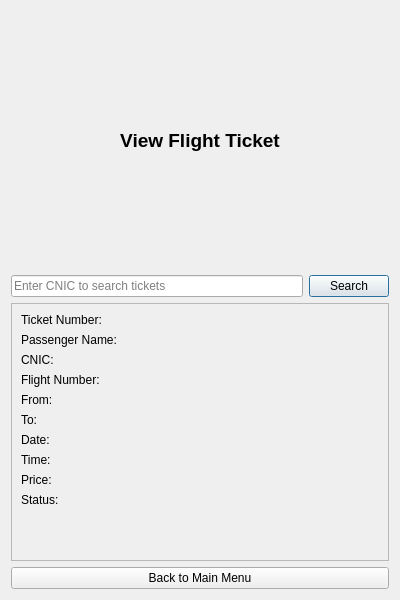
<?xml version="1.0" encoding="UTF-8"?>
<ui version="4.0">
 <class>TicketDialog</class>
 <widget class="QDialog" name="TicketDialog">
  <property name="geometry">
   <rect>
    <x>0</x>
    <y>0</y>
    <width>400</width>
    <height>600</height>
   </rect>
  </property>
  <property name="windowTitle">
   <string>View Ticket</string>
  </property>
  <layout class="QVBoxLayout" name="verticalLayout">
   <item>
    <widget class="QLabel" name="titleLabel">
     <property name="text">
      <string>View Flight Ticket</string>
     </property>
     <property name="alignment">
      <set>Qt::AlignCenter</set>
     </property>
     <property name="font">
      <font>
       <pointsize>14</pointsize>
       <weight>75</weight>
       <bold>true</bold>
      </font>
     </property>
    </widget>
   </item>
   <item>
    <layout class="QHBoxLayout" name="searchLayout">
     <item>
      <widget class="QLineEdit" name="cnicEdit">
       <property name="placeholderText">
        <string>Enter CNIC to search tickets</string>
       </property>
       <property name="maxLength">
        <number>13</number>
       </property>
      </widget>
     </item>
     <item>
      <widget class="QPushButton" name="searchButton">
       <property name="text">
        <string>Search</string>
       </property>
      </widget>
     </item>
    </layout>
   </item>
   <item>
    <widget class="QFrame" name="ticketFrame">
     <property name="frameShape">
      <enum>QFrame::StyledPanel</enum>
     </property>
     <layout class="QFormLayout" name="formLayout">
      <item row="0" column="0">
       <widget class="QLabel" name="label">
        <property name="text">
         <string>Ticket Number:</string>
        </property>
       </widget>
      </item>
      <item row="0" column="1">
       <widget class="QLabel" name="ticketNumberLabel">
        <property name="text">
         <string/>
        </property>
       </widget>
      </item>
      <item row="1" column="0">
       <widget class="QLabel" name="label_2">
        <property name="text">
         <string>Passenger Name:</string>
        </property>
       </widget>
      </item>
      <item row="1" column="1">
       <widget class="QLabel" name="passengerNameLabel">
        <property name="text">
         <string/>
        </property>
       </widget>
      </item>
      <item row="2" column="0">
       <widget class="QLabel" name="label_10">
        <property name="text">
         <string>CNIC:</string>
        </property>
       </widget>
      </item>
      <item row="2" column="1">
       <widget class="QLabel" name="cnicDisplayLabel">
        <property name="text">
         <string/>
        </property>
       </widget>
      </item>
      <item row="3" column="0">
       <widget class="QLabel" name="label_3">
        <property name="text">
         <string>Flight Number:</string>
        </property>
       </widget>
      </item>
      <item row="3" column="1">
       <widget class="QLabel" name="flightNumberLabel">
        <property name="text">
         <string/>
        </property>
       </widget>
      </item>
      <item row="4" column="0">
       <widget class="QLabel" name="label_4">
        <property name="text">
         <string>From:</string>
        </property>
       </widget>
      </item>
      <item row="4" column="1">
       <widget class="QLabel" name="sourceLabel">
        <property name="text">
         <string/>
        </property>
       </widget>
      </item>
      <item row="5" column="0">
       <widget class="QLabel" name="label_5">
        <property name="text">
         <string>To:</string>
        </property>
       </widget>
      </item>
      <item row="5" column="1">
       <widget class="QLabel" name="destinationLabel">
        <property name="text">
         <string/>
        </property>
       </widget>
      </item>
      <item row="6" column="0">
       <widget class="QLabel" name="label_6">
        <property name="text">
         <string>Date:</string>
        </property>
       </widget>
      </item>
      <item row="6" column="1">
       <widget class="QLabel" name="dateLabel">
        <property name="text">
         <string/>
        </property>
       </widget>
      </item>
      <item row="7" column="0">
       <widget class="QLabel" name="label_7">
        <property name="text">
         <string>Time:</string>
        </property>
       </widget>
      </item>
      <item row="7" column="1">
       <widget class="QLabel" name="timeLabel">
        <property name="text">
         <string/>
        </property>
       </widget>
      </item>
      <item row="8" column="0">
       <widget class="QLabel" name="label_8">
        <property name="text">
         <string>Price:</string>
        </property>
       </widget>
      </item>
      <item row="8" column="1">
       <widget class="QLabel" name="priceLabel">
        <property name="text">
         <string/>
        </property>
       </widget>
      </item>
      <item row="9" column="0">
       <widget class="QLabel" name="label_9">
        <property name="text">
         <string>Status:</string>
        </property>
       </widget>
      </item>
      <item row="9" column="1">
       <widget class="QLabel" name="statusLabel">
        <property name="text">
         <string/>
        </property>
       </widget>
      </item>
     </layout>
    </widget>
   </item>
   <item>
    <widget class="QPushButton" name="mainMenuButton">
     <property name="text">
      <string>Back to Main Menu</string>
     </property>
    </widget>
   </item>
  </layout>
 </widget>
 <resources/>
 <connections/>
</ui>
